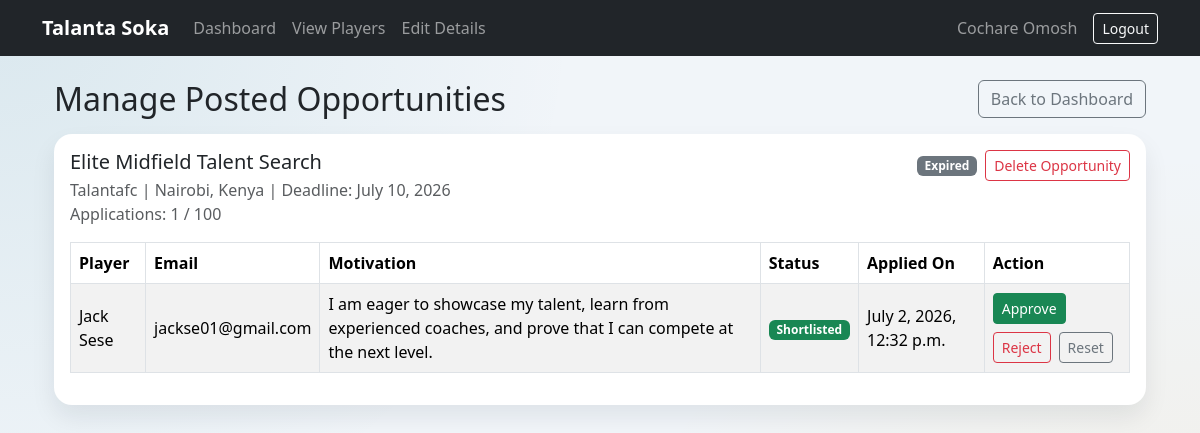
The page /opportunities/manage/ (signed in) on the database as committed earlier.
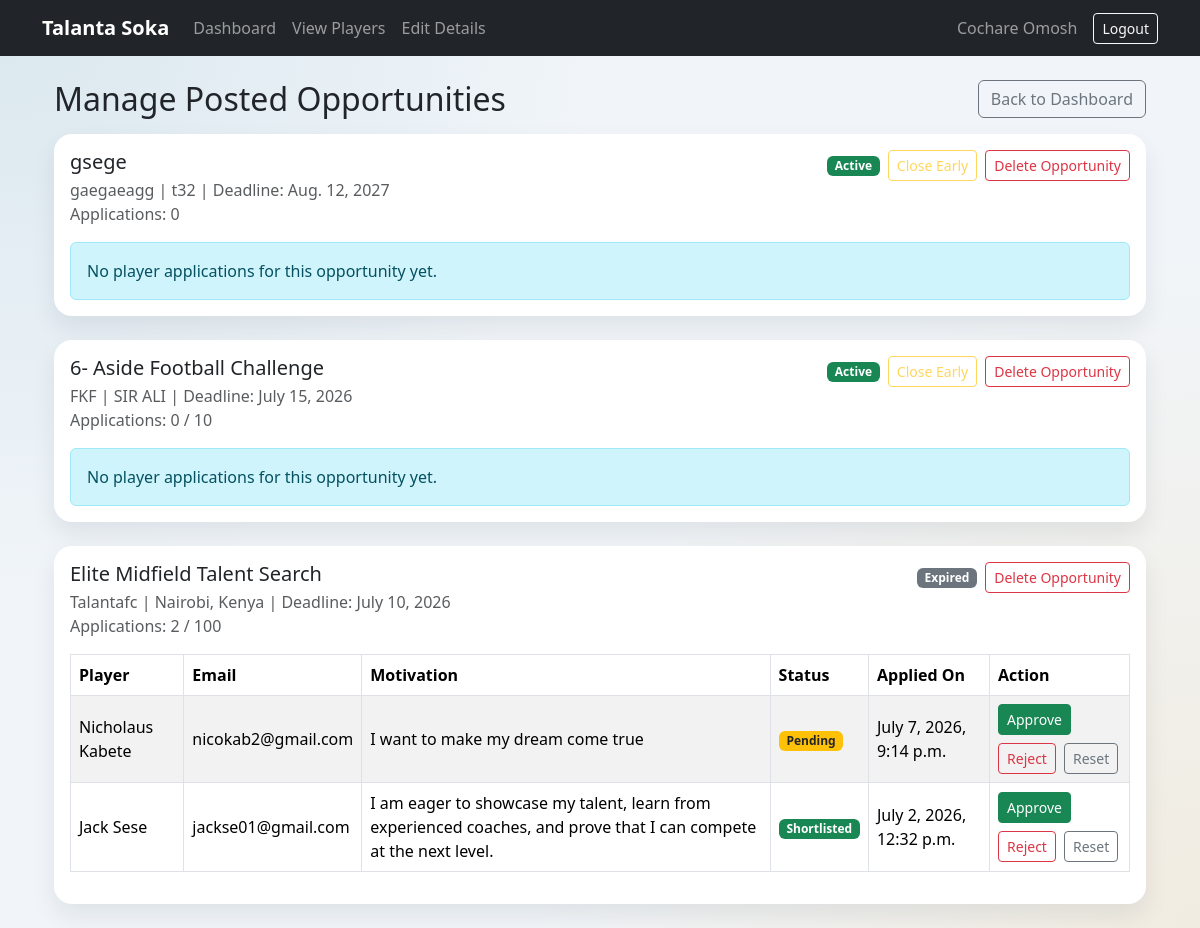
The same page on the database as committed later.
### opportunities/models.py (models this page shows, shortened)
class Opportunity(models.Model):
	scout = models.ForeignKey(
		settings.AUTH_USER_MODEL,
		on_delete=models.CASCADE,
		related_name='posted_opportunities',
	)
	title = models.CharField(max_length=150)
	organization = models.CharField(max_length=150)
	description = models.TextField()
	poster_image = models.ImageField(upload_to='opportunity_posters/', blank=True, null=True)
	location = models.CharField(max_length=120)
	deadline = models.DateField()
	max_applications = models.PositiveIntegerField(blank=True, null=True)
	is_active = models.BooleanField(default=True)
	created_at = models.DateTimeField(auto_now_add=True)
	updated_at = models.DateTimeField(auto_now=True)
	class Meta:
		ordering = ['-created_at']

class Application(models.Model):
	STATUS_CHOICES = [
		('pending', 'Pending'),
		('shortlisted', 'Shortlisted'),
		('rejected', 'Rejected'),
	]
	opportunity = models.ForeignKey(
		Opportunity,
		on_delete=models.CASCADE,
		related_name='applications',
	)
	player = models.ForeignKey(
		settings.AUTH_USER_MODEL,
		on_delete=models.CASCADE,
		related_name='opportunity_applications',
	)
	motivation = models.TextField(blank=True)
	status = models.CharField(max_length=20, choices=STATUS_CHOICES, default='pending')
	applied_at = models.DateTimeField(auto_now_add=True)
	class Meta:
		ordering = ['-applied_at']
		constraints = [
			models.UniqueConstraint(
				fields=['opportunity', 'player'],
				name='unique_player_opportunity_application',
			)
		]

### users/models.py (models this page shows, shortened)
class User(AbstractBaseUser, PermissionsMixin):
    full_name = models.CharField(max_length=150)
    email = models.EmailField(unique=True)
    ROLE_CHOICES = [
        ('player','Player'),
        ('scout', 'Scout'),
    ]
    role = models.CharField(max_length=20, choices=ROLE_CHOICES, default='player')
    is_active = models.BooleanField(default=True)
    is_staff = models.BooleanField(default=False)
    USERNAME_FIELD = 'email'
    REQUIRED_FIELDS = ['full_name']
    objects = UserManager()

### opportunities/views.py (the view)
# urls.py: path('manage/', views.manage_posted_opportunities, name='manage_posted_opportunities'),
@login_required
def manage_posted_opportunities(request):
	if request.user.role != 'scout':
		messages.error(request, 'Only scouts can manage posted opportunities.')
		return redirect('player_dashboard')
	_auto_expire_passed_deadline_opportunities()
	opportunities = (
		Opportunity.objects.filter(scout=request.user)
		.prefetch_related('applications__player')
	)
	return render(
		request,
		'scouts/manage_opportunities.html',
		{'opportunities': opportunities, 'today': timezone.localdate()},
	)

### opportunities/views.py (called while the page is built)
def _auto_expire_passed_deadline_opportunities():
	today = timezone.localdate()
	Opportunity.objects.filter(is_active=True, deadline__lt=today).update(is_active=False)

### templates/scouts/manage_opportunities.html (shortened to what the changed rows need)
{% extends 'base.html' %}
{% block content %}
<div class="container mt-4">
    <div class="d-flex justify-content-between align-items-center mb-3">
        <h2 class="mb-0">Manage Posted Opportunities</h2>
    </div>
    {% if opportunities %}
        {% for opportunity in opportunities %}
            <div class="card mb-4">
                <div class="card-body">
                    <div class="d-flex justify-content-between align-items-start flex-wrap gap-2 mb-3">
                        <div>
                            <h5 class="mb-1">{{ opportunity.title }}</h5>
                            <p class="text-muted mb-0">{{ opportunity.organization }} | {{ opportunity.location }} | Deadline: {{ opportunity.deadline }}</p>
                            <p class="text-muted mb-0">
                                Applications: {{ opportunity.applications.count }}
                                {% if opportunity.max_applications %}
                                    / {{ opportunity.max_applications }}
                                {% endif %}
                            </p>
                        </div>
                        <div class="d-flex align-items-center gap-2">
                            {% if not opportunity.is_active %}
                                {% if opportunity.deadline < today %}
                                    <span class="badge bg-secondary">Expired</span>
                                {% else %}
                                    <span class="badge bg-secondary">Closed Early</span>
                                {% endif %}
                            {% else %}
                                <span class="badge bg-success">Active</span>
                            {% endif %}
                            {% if opportunity.is_active and opportunity.deadline >= today and opportunity.max_applications and opportunity.applications.count >= opportunity.max_applications %}
                                <form method="post" action="{% url 'close_opportunity_early' opportunity.id %}">
                                    {% csrf_token %}
                                    <button type="submit" class="btn btn-sm btn-outline-warning">Close Early</button>
                                </form>
                            {% elif opportunity.is_active %}
                                <button type="button" class="btn btn-sm btn-outline-warning" disabled title="Enabled once application limit is reached before deadline">Close Early</button>
                            {% endif %}
                            <form method="post" action="{% url 'delete_posted_opportunity' opportunity.id %}" onsubmit="return confirm('Delete this posted opportunity? This will also remove its applications.');">
                                <button type="submit" class="btn btn-sm btn-outline-danger">Delete Opportunity</button>
                            </form>
                        </div>
                    </div>
                    {% if opportunity.applications.all %}
                        <div class="table-responsive">
                            <table class="table table-bordered table-striped align-middle">
                                <thead>
                                    <tr>
                                        <th>Player</th>
                                        <th>Email</th>
                                        <th>Motivation</th>
                                        <th>Status</th>
                                        <th>Applied On</th>
                                        <th>Action</th>
                                    </tr>
                                </thead>
                                <tbody>
                                    {% for application in opportunity.applications.all %}
                                        <tr>
                                            <td>{{ application.player.full_name }}</td>
                                            <td>{{ application.player.email }}</td>
                                            <td>{{ application.motivation|default:'-' }}</td>
                                            <td>
                                                {% if application.status == 'shortlisted' %}
                                                    <span class="badge bg-success">Shortlisted</span>
                                                {% elif application.status == 'rejected' %}
                                                    <span class="badge bg-danger">Rejected</span>
                                                {% else %}
                                                    <span class="badge bg-warning text-dark">Pending</span>
                                                {% endif %}
                                            </td>
                                            <td>{{ application.applied_at }}</td>
                                            <td>
                                                <div class="d-flex flex-wrap gap-2">
                                                    <form method="post" action="{% url 'update_application_status' application.id 'shortlisted' %}">
                                                        <button type="submit" class="btn btn-sm btn-success">Approve</button>
                                                    </form>
                                                    <form method="post" action="{% url 'update_application_status' application.id 'rejected' %}">
                                                        <button type="submit" class="btn btn-sm btn-outline-danger">Reject</button>
                                                    </form>
                                                    <form method="post" action="{% url 'update_application_status' application.id 'pending' %}">
                                                        <button type="submit" class="btn btn-sm btn-outline-secondary">Reset</button>
                                                    </form>
                                                </div>
                                            </td>
                                        </tr>
                                    {% endfor %}
                                </tbody>
                            </table>
                        </div>
                    {% else %}
                        <div class="alert alert-info mb-0">No player applications for this opportunity yet.</div>
                    {% endif %}
                </div>
            </div>
        {% endfor %}
    {% else %}
        <div class="alert alert-info">You have not posted opportunities yet. <a href="{% url 'post_opportunity' %}">Post one now</a>.</div>
    {% endif %}
</div>
{% endblock %}

Rows that differ between the two databases and show on the page:
added Opportunity: title "gsege", organization "gaegaeagg", location "t32", deadline "Aug. 12, 2027", applications.count "0", is_active "Active", shows "No player applications for this opportunity yet."
added Opportunity: title "6- Aside Football Challenge", organization "FKF", location "SIR ALI", deadline "July 15, 2026", applications.count "0", max_applications "10", is_active "Active", shows "No player applications for this opportunity yet."
computed for Opportunity "Elite Midfield Talent Search": applications.count "1" → "2"
added Application: player.full_name "Nicholaus Kabete", player.email "nicokab2@gmail.com", motivation "I want to make my dream come true", status "Pending", applied_at "July 7, 2026, 9:14 p.m.", shown under Opportunity "Elite Midfield Talent Search"
